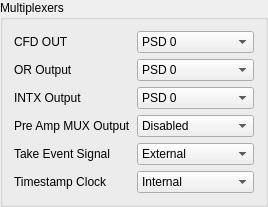
    <widget class="QGroupBox" name="groupBox">
     <property name="title">
      <string>Multiplexers</string>
     </property>
     <layout class="QGridLayout" name="gridLayout_2">
      <item row="2" column="0">
       <widget class="QLabel" name="label_4">
        <property name="text">
         <string>INTX Output</string>
        </property>
       </widget>
      </item>
      <item row="5" column="0">
       <widget class="QLabel" name="label_take_event_mux">
        <property name="text">
         <string>Take Event Signal</string>
        </property>
       </widget>
      </item>
      <item row="6" column="3">
       <widget class="QComboBox" name="comboBox_timestamp_clock_input">
        <item>
         <property name="text">
          <string>Internal</string>
         </property>
        </item>
        <item>
         <property name="text">
          <string>External</string>
         </property>
        </item>
       </widget>
      </item>
      <item row="6" column="0">
       <widget class="QLabel" name="label_2">
        <property name="text">
         <string>Timestamp Clock</string>
        </property>
       </widget>
      </item>
      <item row="4" column="3">
       <widget class="QComboBox" name="comboBox_pre_amp_mux">
        <item>
         <property name="text">
          <string>Disabled</string>
         </property>
        </item>
       </widget>
      </item>
      <item row="1" column="0">
       <widget class="QLabel" name="label_3">
        <property name="text">
         <string>OR Output</string>
        </property>
       </widget>
      </item>
      <item row="4" column="0">
       <widget class="QLabel" name="label_6">
        <property name="text">
         <string>Pre Amp MUX Output</string>
        </property>
       </widget>
      </item>
      <item row="0" column="0">
       <widget class="QLabel" name="label_5">
        <property name="toolTip">
         <string>This is the CFD pulse generated by the PSD chips it is routed to backplane connector. </string>
        </property>
        <property name="text">
         <string>CFD OUT</string>
        </property>
       </widget>
      </item>
      <item row="2" column="3">
       <widget class="QComboBox" name="comboBox_intx_mux">
        <item>
         <property name="text">
          <string>PSD 0</string>
         </property>
        </item>
        <item>
         <property name="text">
          <string>PSD 1</string>
         </property>
        </item>
       </widget>
      </item>
      <item row="5" column="3">
       <widget class="QComboBox" name="comboBox_take_event_input">
        <item>
         <property name="text">
          <string>External</string>
         </property>
        </item>
        <item>
         <property name="text">
          <string>Internal: 500 ns</string>
         </property>
        </item>
        <item>
         <property name="text">
          <string>Internal: 1 us</string>
         </property>
        </item>
        <item>
         <property name="text">
          <string>Internal: 2 us</string>
         </property>
        </item>
       </widget>
      </item>
      <item row="1" column="3">
       <widget class="QComboBox" name="comboBox_or_mux">
        <item>
         <property name="text">
          <string>PSD 0</string>
         </property>
        </item>
        <item>
         <property name="text">
          <string>PSD 1</string>
         </property>
        </item>
        <item>
         <property name="text">
          <string>CFD</string>
         </property>
        </item>
        <item>
         <property name="text">
          <string>PSD 0 or PSD 1</string>
         </property>
        </item>
       </widget>
      </item>
      <item row="0" column="3">
       <widget class="QComboBox" name="comboBox_psd_cfd_mux">
        <item>
         <property name="text">
          <string>PSD 0</string>
         </property>
        </item>
        <item>
         <property name="text">
          <string>PSD 1</string>
         </property>
        </item>
       </widget>
      </item>
     </layout>
    </widget>
